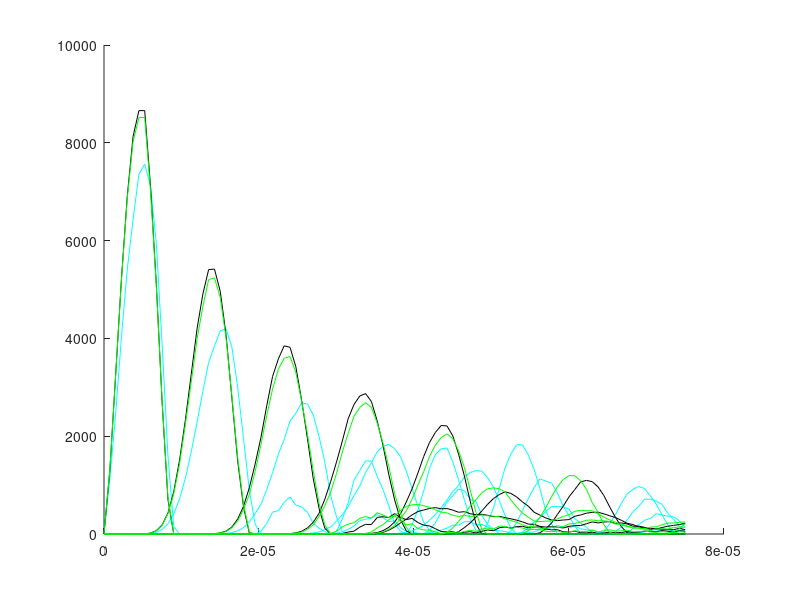
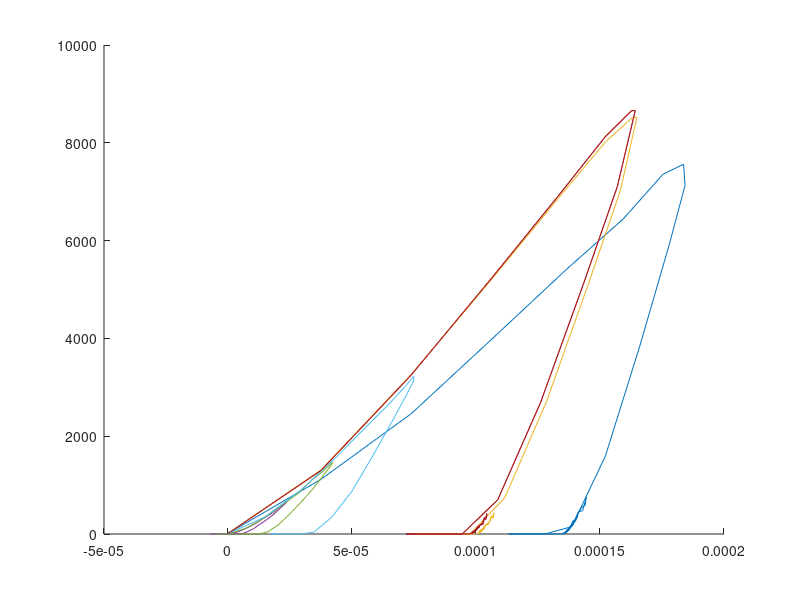

Reproduce these figures in MATLAB, in order.
%Force vs Time

figure;
% load('elastic50')
% color = 'm';
% plot(t,c1,color,t,c3,color,t,c5,color,t,c7,color,t,c9,color)
hold on

load('plastic50')
color = 'c';
plot(t,c1,color,t,c3,color,t,c5,color,t,c7,color,t,c9,color)


load('plasticJC50')
color = 'k';
plot(t,c1,color,t,c3,color,t,c5,color,t,c7,color,t,c9,color)


load('plasticJC50_b')
color = 'g';
plot(t,c1,color,t,c3,color,t,c5,color,t,c7,color,t,c9,color)

% Force Disp

figure;
hold all

% load('elastic50')
% plot(d1,c1)

% 
load('plastic50')
plot(d1,c1)


load('plasticJC50')
plot(d1,c1)


load('plasticJC50_b')
plot(d1,c1)

%%
load('plasticJC5')
plot(d1,c1)
hold on
load('plasticJC10')
plot(d1,c1)
load('plasticJC20')
plot(d1,c1)
load('plasticJC50')
plot(d1,c1)
